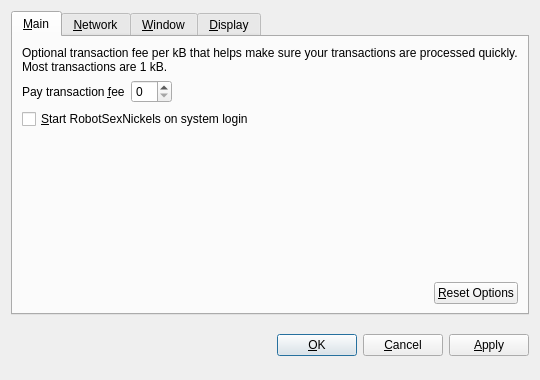
<?xml version="1.0" encoding="UTF-8"?>
<ui version="4.0">
 <class>OptionsDialog</class>
 <widget class="QDialog" name="OptionsDialog">
  <property name="geometry">
   <rect>
    <x>0</x>
    <y>0</y>
    <width>540</width>
    <height>380</height>
   </rect>
  </property>
  <property name="windowTitle">
   <string>Options</string>
  </property>
  <property name="modal">
   <bool>true</bool>
  </property>
  <layout class="QVBoxLayout" name="verticalLayout">
   <item>
    <widget class="QTabWidget" name="tabWidget">
     <property name="tabPosition">
      <enum>QTabWidget::North</enum>
     </property>
     <property name="currentIndex">
      <number>0</number>
     </property>
     <widget class="QWidget" name="tabMain">
      <attribute name="title">
       <string>&amp;Main</string>
      </attribute>
      <layout class="QVBoxLayout" name="verticalLayout_Main">
       <item>
        <widget class="QLabel" name="transactionFeeInfoLabel">
         <property name="text">
          <string>Optional transaction fee per kB that helps make sure your transactions are processed quickly. Most transactions are 1 kB.</string>
         </property>
         <property name="textFormat">
          <enum>Qt::PlainText</enum>
         </property>
         <property name="wordWrap">
          <bool>true</bool>
         </property>
        </widget>
       </item>
       <item>
        <layout class="QHBoxLayout" name="horizontalLayout_1_Main">
         <item>
          <widget class="QLabel" name="transactionFeeLabel">
           <property name="text">
            <string>Pay transaction &amp;fee</string>
           </property>
           <property name="textFormat">
            <enum>Qt::PlainText</enum>
           </property>
           <property name="buddy">
            <cstring>transactionFee</cstring>
           </property>
          </widget>
         </item>
         <item>
          <widget class="BitcoinAmountField" name="transactionFee"/>
         </item>
         <item>
          <spacer name="horizontalSpacer_1_Main">
           <property name="orientation">
            <enum>Qt::Horizontal</enum>
           </property>
           <property name="sizeHint" stdset="0">
            <size>
             <width>40</width>
             <height>20</height>
            </size>
           </property>
          </spacer>
         </item>
        </layout>
       </item>
       <item>
        <widget class="QCheckBox" name="bitcoinAtStartup">
         <property name="toolTip">
          <string>Automatically start RobotSexNickels after logging in to the system.</string>
         </property>
         <property name="text">
          <string>&amp;Start RobotSexNickels on system login</string>
         </property>
        </widget>
       </item>
       <item>
        <spacer name="verticalSpacer_Main">
         <property name="orientation">
          <enum>Qt::Vertical</enum>
         </property>
         <property name="sizeHint" stdset="0">
          <size>
           <width>20</width>
           <height>40</height>
          </size>
         </property>
        </spacer>
       </item>
       <item>
        <layout class="QHBoxLayout" name="horizontalLayout_2_Main">
         <item>
          <spacer name="horizontalSpacer_2_Main">
           <property name="orientation">
            <enum>Qt::Horizontal</enum>
           </property>
           <property name="sizeHint" stdset="0">
            <size>
             <width>40</width>
             <height>20</height>
            </size>
           </property>
          </spacer>
         </item>
         <item>
          <widget class="QPushButton" name="resetButton">
           <property name="toolTip">
            <string>Reset all client options to default.</string>
           </property>
           <property name="text">
            <string>&amp;Reset Options</string>
           </property>
           <property name="autoDefault">
            <bool>false</bool>
           </property>
          </widget>
         </item>
        </layout>
       </item>
      </layout>
     </widget>
     <widget class="QWidget" name="tabNetwork">
      <attribute name="title">
       <string>&amp;Network</string>
      </attribute>
      <layout class="QVBoxLayout" name="verticalLayout_Network">
       <item>
        <widget class="QCheckBox" name="mapPortUpnp">
         <property name="toolTip">
          <string>Automatically open the RobotSexNickels client port on the router. This only works when your router supports UPnP and it is enabled.</string>
         </property>
         <property name="text">
          <string>Map port using &amp;UPnP</string>
         </property>
        </widget>
       </item>
       <item>
        <widget class="QCheckBox" name="connectSocks">
         <property name="toolTip">
          <string>Connect to the RobotSexNickels network through a SOCKS proxy (e.g. when connecting through Tor).</string>
         </property>
         <property name="text">
          <string>&amp;Connect through SOCKS proxy:</string>
         </property>
        </widget>
       </item>
       <item>
        <layout class="QHBoxLayout" name="horizontalLayout_Network">
         <item>
          <widget class="QLabel" name="proxyIpLabel">
           <property name="text">
            <string>Proxy &amp;IP:</string>
           </property>
           <property name="textFormat">
            <enum>Qt::PlainText</enum>
           </property>
           <property name="buddy">
            <cstring>proxyIp</cstring>
           </property>
          </widget>
         </item>
         <item>
          <widget class="QValidatedLineEdit" name="proxyIp">
           <property name="maximumSize">
            <size>
             <width>140</width>
             <height>16777215</height>
            </size>
           </property>
           <property name="toolTip">
            <string>IP address of the proxy (e.g. 127.0.0.1)</string>
           </property>
          </widget>
         </item>
         <item>
          <widget class="QLabel" name="proxyPortLabel">
           <property name="text">
            <string>&amp;Port:</string>
           </property>
           <property name="textFormat">
            <enum>Qt::PlainText</enum>
           </property>
           <property name="buddy">
            <cstring>proxyPort</cstring>
           </property>
          </widget>
         </item>
         <item>
          <widget class="QLineEdit" name="proxyPort">
           <property name="maximumSize">
            <size>
             <width>55</width>
             <height>16777215</height>
            </size>
           </property>
           <property name="toolTip">
            <string>Port of the proxy (e.g. 9050)</string>
           </property>
          </widget>
         </item>
         <item>
          <widget class="QLabel" name="socksVersionLabel">
           <property name="text">
            <string>SOCKS &amp;Version:</string>
           </property>
           <property name="textFormat">
            <enum>Qt::PlainText</enum>
           </property>
           <property name="buddy">
            <cstring>socksVersion</cstring>
           </property>
          </widget>
         </item>
         <item>
          <widget class="QValueComboBox" name="socksVersion">
           <property name="toolTip">
            <string>SOCKS version of the proxy (e.g. 5)</string>
           </property>
          </widget>
         </item>
         <item>
          <spacer name="horizontalSpacer_Network">
           <property name="orientation">
            <enum>Qt::Horizontal</enum>
           </property>
           <property name="sizeHint" stdset="0">
            <size>
             <width>40</width>
             <height>20</height>
            </size>
           </property>
          </spacer>
         </item>
        </layout>
       </item>
       <item>
        <spacer name="verticalSpacer_Network">
         <property name="orientation">
          <enum>Qt::Vertical</enum>
         </property>
         <property name="sizeHint" stdset="0">
          <size>
           <width>20</width>
           <height>40</height>
          </size>
         </property>
        </spacer>
       </item>
      </layout>
     </widget>
     <widget class="QWidget" name="tabWindow">
      <attribute name="title">
       <string>&amp;Window</string>
      </attribute>
      <layout class="QVBoxLayout" name="verticalLayout_Window">
       <item>
        <widget class="QCheckBox" name="minimizeToTray">
         <property name="toolTip">
          <string>Show only a tray icon after minimizing the window.</string>
         </property>
         <property name="text">
          <string>&amp;Minimize to the tray instead of the taskbar</string>
         </property>
        </widget>
       </item>
       <item>
        <widget class="QCheckBox" name="minimizeOnClose">
         <property name="toolTip">
          <string>Minimize instead of exit the application when the window is closed. When this option is enabled, the application will be closed only after selecting Quit in the menu.</string>
         </property>
         <property name="text">
          <string>M&amp;inimize on close</string>
         </property>
        </widget>
       </item>
       <item>
        <spacer name="verticalSpacer_Window">
         <property name="orientation">
          <enum>Qt::Vertical</enum>
         </property>
         <property name="sizeHint" stdset="0">
          <size>
           <width>20</width>
           <height>40</height>
          </size>
         </property>
        </spacer>
       </item>
      </layout>
     </widget>
     <widget class="QWidget" name="tabDisplay">
      <attribute name="title">
       <string>&amp;Display</string>
      </attribute>
      <layout class="QVBoxLayout" name="verticalLayout_Display">
       <item>
        <layout class="QHBoxLayout" name="horizontalLayout_1_Display">
         <item>
          <widget class="QLabel" name="langLabel">
           <property name="text">
            <string>User Interface &amp;language:</string>
           </property>
           <property name="textFormat">
            <enum>Qt::PlainText</enum>
           </property>
           <property name="buddy">
            <cstring>lang</cstring>
           </property>
          </widget>
         </item>
         <item>
          <widget class="QValueComboBox" name="lang">
           <property name="toolTip">
            <string>The user interface language can be set here. This setting will take effect after restarting RobotSexNickels.</string>
           </property>
          </widget>
         </item>
        </layout>
       </item>
       <item>
        <layout class="QHBoxLayout" name="horizontalLayout_2_Display">
         <item>
          <widget class="QLabel" name="unitLabel">
           <property name="text">
            <string>&amp;Unit to show amounts in:</string>
           </property>
           <property name="textFormat">
            <enum>Qt::PlainText</enum>
           </property>
           <property name="buddy">
            <cstring>unit</cstring>
           </property>
          </widget>
         </item>
         <item>
          <widget class="QValueComboBox" name="unit">
           <property name="toolTip">
            <string>Choose the default subdivision unit to show in the interface and when sending coins.</string>
           </property>
          </widget>
         </item>
        </layout>
       </item>
       <item>
        <widget class="QCheckBox" name="displayAddresses">
         <property name="toolTip">
          <string>Whether to show RobotSexNickels addresses in the transaction list or not.</string>
         </property>
         <property name="text">
          <string>&amp;Display addresses in transaction list</string>
         </property>
        </widget>
       </item>
       <item>
        <widget class="QCheckBox" name="coinControlFeatures">
         <property name="toolTip">
          <string>Whether to show coin control features or not.</string>
         </property>
         <property name="text">
          <string>Display coin &amp;control features (experts only!)</string>
         </property>
        </widget>
       </item>
       <item>
        <spacer name="verticalSpacer_Display">
         <property name="orientation">
          <enum>Qt::Vertical</enum>
         </property>
         <property name="sizeHint" stdset="0">
          <size>
           <width>20</width>
           <height>40</height>
          </size>
         </property>
        </spacer>
       </item>
      </layout>
     </widget>
    </widget>
   </item>
   <item>
    <layout class="QHBoxLayout" name="horizontalLayout_Buttons">
     <item>
      <spacer name="horizontalSpacer_1">
       <property name="orientation">
        <enum>Qt::Horizontal</enum>
       </property>
       <property name="sizeHint" stdset="0">
        <size>
         <width>40</width>
         <height>48</height>
        </size>
       </property>
      </spacer>
     </item>
     <item>
      <widget class="QLabel" name="statusLabel">
       <property name="font">
        <font>
         <weight>75</weight>
         <bold>true</bold>
        </font>
       </property>
       <property name="text">
        <string/>
       </property>
       <property name="textFormat">
        <enum>Qt::PlainText</enum>
       </property>
       <property name="wordWrap">
        <bool>true</bool>
       </property>
      </widget>
     </item>
     <item>
      <spacer name="horizontalSpacer_2">
       <property name="orientation">
        <enum>Qt::Horizontal</enum>
       </property>
       <property name="sizeHint" stdset="0">
        <size>
         <width>40</width>
         <height>48</height>
        </size>
       </property>
      </spacer>
     </item>
     <item>
      <widget class="QPushButton" name="okButton">
       <property name="text">
        <string>&amp;OK</string>
       </property>
      </widget>
     </item>
     <item>
      <widget class="QPushButton" name="cancelButton">
       <property name="text">
        <string>&amp;Cancel</string>
       </property>
       <property name="autoDefault">
        <bool>false</bool>
       </property>
      </widget>
     </item>
     <item>
      <widget class="QPushButton" name="applyButton">
       <property name="text">
        <string>&amp;Apply</string>
       </property>
       <property name="autoDefault">
        <bool>false</bool>
       </property>
      </widget>
     </item>
    </layout>
   </item>
  </layout>
 </widget>
 <customwidgets>
  <customwidget>
   <class>BitcoinAmountField</class>
   <extends>QSpinBox</extends>
   <header>bitcoinamountfield.h</header>
  </customwidget>
  <customwidget>
   <class>QValueComboBox</class>
   <extends>QComboBox</extends>
   <header>qvaluecombobox.h</header>
  </customwidget>
  <customwidget>
   <class>QValidatedLineEdit</class>
   <extends>QLineEdit</extends>
   <header>qvalidatedlineedit.h</header>
  </customwidget>
 </customwidgets>
 <resources/>
 <connections/>
</ui>
